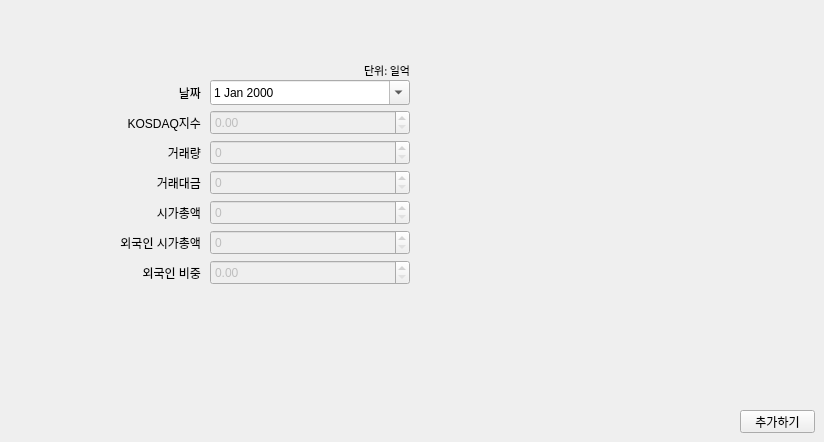
        <widget class="QWidget" name="kadd">
         <attribute name="title">
          <string>데이터 추가</string>
         </attribute>
         <widget class="QWidget" name="widget" native="true">
          <property name="geometry">
           <rect>
            <x>70</x>
            <y>50</y>
            <width>550</width>
            <height>300</height>
           </rect>
          </property>
          <widget class="QLabel" name="label_12">
           <property name="geometry">
            <rect>
             <x>350</x>
             <y>30</y>
             <width>100</width>
             <height>25</height>
            </rect>
           </property>
           <property name="text">
            <string/>
           </property>
          </widget>
          <widget class="QLabel" name="label_4">
           <property name="geometry">
            <rect>
             <x>30</x>
             <y>90</y>
             <width>101</width>
             <height>25</height>
            </rect>
           </property>
           <property name="text">
            <string>거래량</string>
           </property>
           <property name="alignment">
            <set>Qt::AlignRight|Qt::AlignTrailing|Qt::AlignVCenter</set>
           </property>
          </widget>
          <widget class="QDateEdit" name="date_kadd">
           <property name="geometry">
            <rect>
             <x>140</x>
             <y>30</y>
             <width>200</width>
             <height>25</height>
            </rect>
           </property>
           <property name="calendarPopup">
            <bool>true</bool>
           </property>
          </widget>
          <widget class="QLabel" name="label_5">
           <property name="geometry">
            <rect>
             <x>30</x>
             <y>120</y>
             <width>101</width>
             <height>25</height>
            </rect>
           </property>
           <property name="text">
            <string>거래대금</string>
           </property>
           <property name="alignment">
            <set>Qt::AlignRight|Qt::AlignTrailing|Qt::AlignVCenter</set>
           </property>
          </widget>
          <widget class="QLabel" name="label_6">
           <property name="geometry">
            <rect>
             <x>30</x>
             <y>180</y>
             <width>101</width>
             <height>25</height>
            </rect>
           </property>
           <property name="text">
            <string>외국인 시가총액</string>
           </property>
           <property name="alignment">
            <set>Qt::AlignRight|Qt::AlignTrailing|Qt::AlignVCenter</set>
           </property>
          </widget>
          <widget class="QLabel" name="label_10">
           <property name="geometry">
            <rect>
             <x>30</x>
             <y>150</y>
             <width>101</width>
             <height>25</height>
            </rect>
           </property>
           <property name="text">
            <string>시가총액</string>
           </property>
           <property name="alignment">
            <set>Qt::AlignRight|Qt::AlignTrailing|Qt::AlignVCenter</set>
           </property>
          </widget>
          <widget class="QWidget" name="group_kadd" native="true">
           <property name="enabled">
            <bool>false</bool>
           </property>
           <property name="geometry">
            <rect>
             <x>140</x>
             <y>60</y>
             <width>211</width>
             <height>191</height>
            </rect>
           </property>
           <widget class="QDoubleSpinBox" name="spin_kadd6">
            <property name="geometry">
             <rect>
              <x>0</x>
              <y>150</y>
              <width>200</width>
              <height>25</height>
             </rect>
            </property>
            <property name="decimals">
             <number>2</number>
            </property>
           </widget>
           <widget class="QSpinBox" name="spin_kadd2">
            <property name="geometry">
             <rect>
              <x>0</x>
              <y>30</y>
              <width>200</width>
              <height>25</height>
             </rect>
            </property>
           </widget>
           <widget class="QDoubleSpinBox" name="spin_kadd1">
            <property name="geometry">
             <rect>
              <x>0</x>
              <y>0</y>
              <width>200</width>
              <height>25</height>
             </rect>
            </property>
            <property name="decimals">
             <number>2</number>
            </property>
            <property name="maximum">
             <double>9999.989999999999782</double>
            </property>
           </widget>
           <widget class="QSpinBox" name="spin_kadd3">
            <property name="geometry">
             <rect>
              <x>0</x>
              <y>60</y>
              <width>200</width>
              <height>25</height>
             </rect>
            </property>
           </widget>
           <widget class="QSpinBox" name="spin_kadd4">
            <property name="geometry">
             <rect>
              <x>0</x>
              <y>90</y>
              <width>200</width>
              <height>25</height>
             </rect>
            </property>
           </widget>
           <widget class="QSpinBox" name="spin_kadd5">
            <property name="geometry">
             <rect>
              <x>0</x>
              <y>120</y>
              <width>200</width>
              <height>25</height>
             </rect>
            </property>
           </widget>
          </widget>
          <widget class="QLabel" name="label_2">
           <property name="geometry">
            <rect>
             <x>30</x>
             <y>60</y>
             <width>101</width>
             <height>25</height>
            </rect>
           </property>
           <property name="text">
            <string>KOSDAQ지수</string>
           </property>
           <property name="alignment">
            <set>Qt::AlignRight|Qt::AlignTrailing|Qt::AlignVCenter</set>
           </property>
          </widget>
          <widget class="QLabel" name="label_11">
           <property name="geometry">
            <rect>
             <x>30</x>
             <y>30</y>
             <width>101</width>
             <height>25</height>
            </rect>
           </property>
           <property name="text">
            <string>날짜</string>
           </property>
           <property name="alignment">
            <set>Qt::AlignRight|Qt::AlignTrailing|Qt::AlignVCenter</set>
           </property>
          </widget>
          <widget class="QLabel" name="label_9">
           <property name="geometry">
            <rect>
             <x>30</x>
             <y>210</y>
             <width>101</width>
             <height>25</height>
            </rect>
           </property>
           <property name="text">
            <string>외국인 비중</string>
           </property>
           <property name="alignment">
            <set>Qt::AlignRight|Qt::AlignTrailing|Qt::AlignVCenter</set>
           </property>
          </widget>
          <widget class="QLabel" name="label_29">
           <property name="geometry">
            <rect>
             <x>240</x>
             <y>10</y>
             <width>100</width>
             <height>20</height>
            </rect>
           </property>
           <property name="font">
            <font>
             <family>맑은 고딕</family>
             <pointsize>8</pointsize>
            </font>
           </property>
           <property name="text">
            <string>단위: 일억</string>
           </property>
           <property name="alignment">
            <set>Qt::AlignRight|Qt::AlignTrailing|Qt::AlignVCenter</set>
           </property>
          </widget>
         </widget>
         <widget class="QPushButton" name="btn_kadd">
          <property name="geometry">
           <rect>
            <x>740</x>
            <y>410</y>
            <width>75</width>
            <height>23</height>
           </rect>
          </property>
          <property name="text">
           <string>추가하기</string>
          </property>
         </widget>
        </widget>
